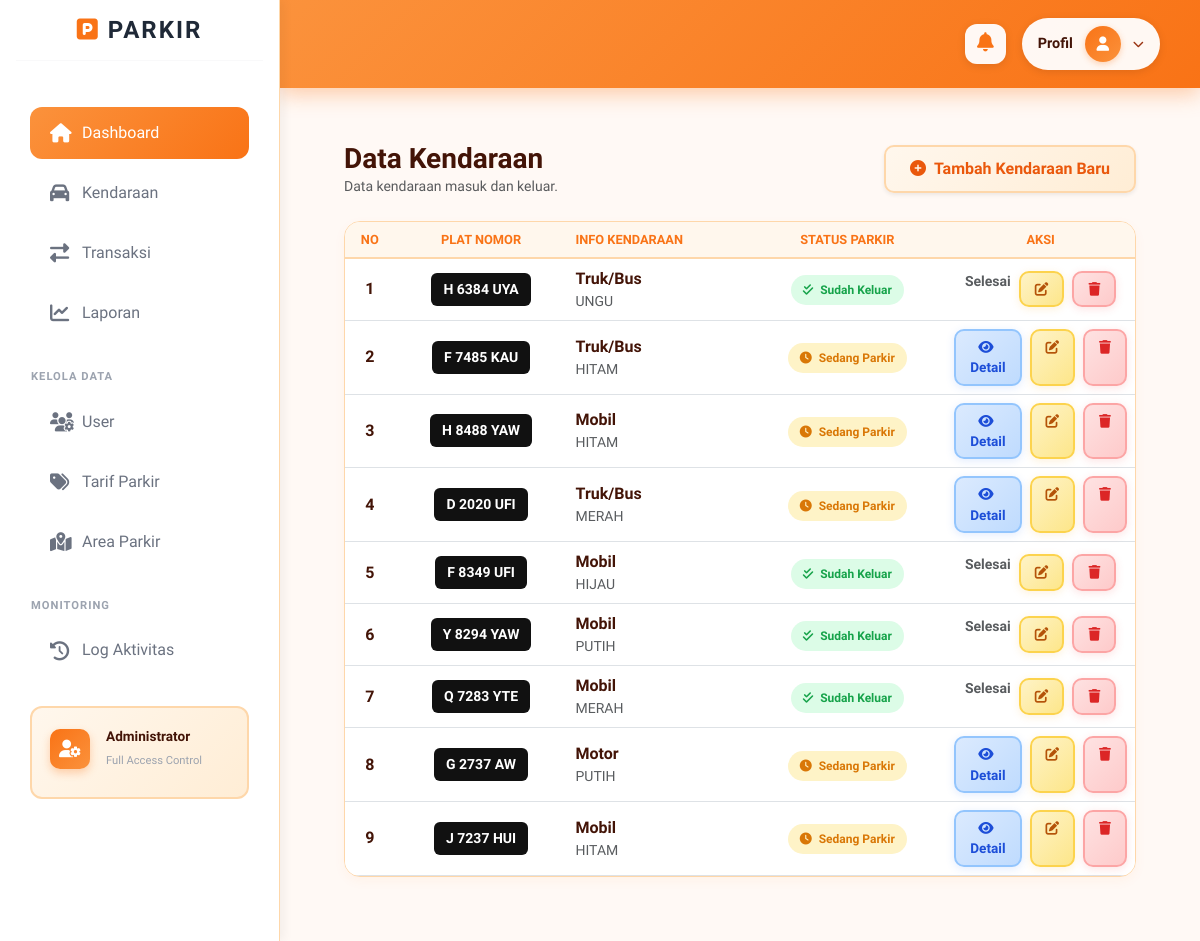
The app's page / (signed in), older data.
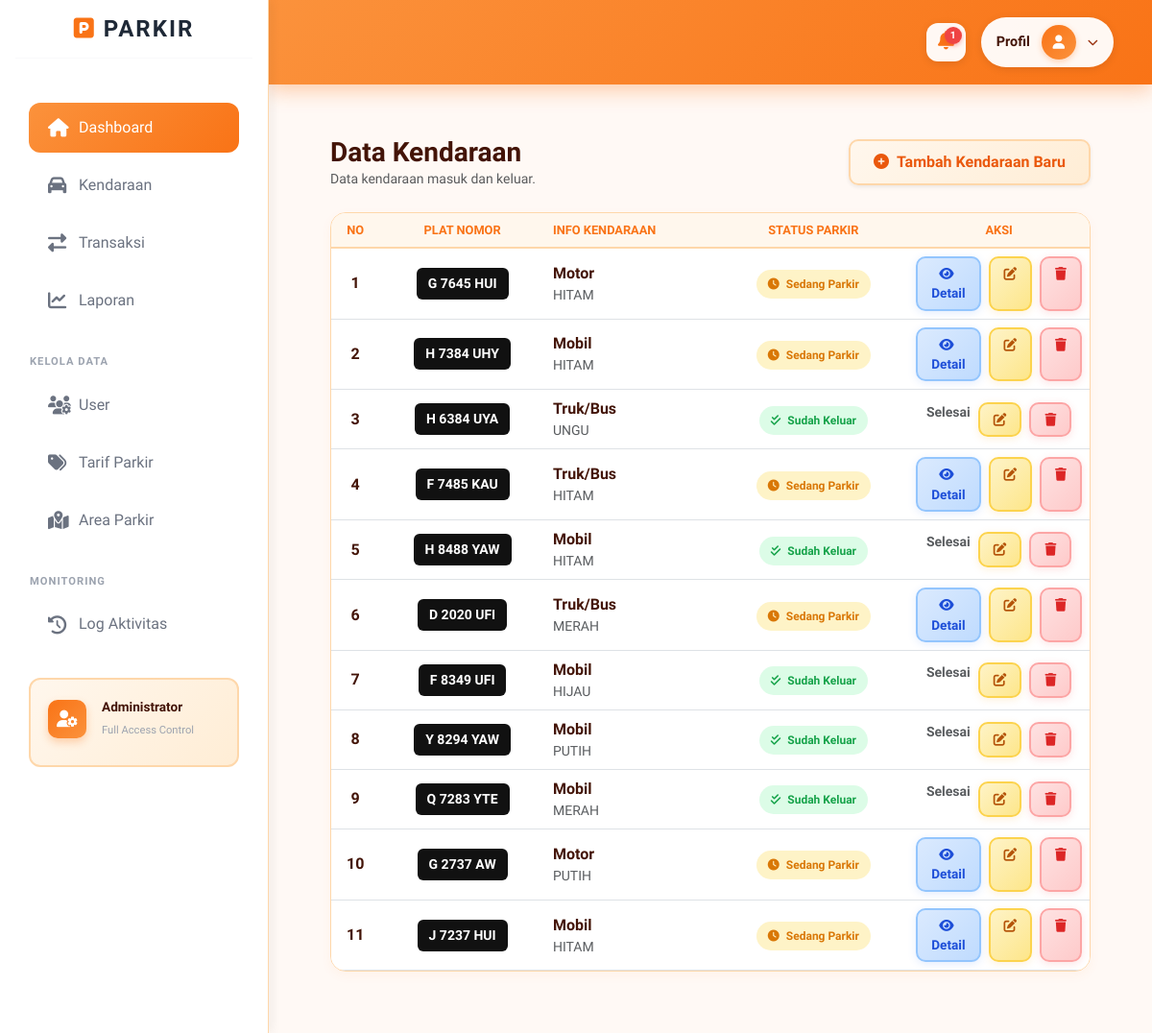
The same page, newer data.
### tables this page shows
CREATE TABLE `tb_kendaraan` (
  `id_kendaraan` int NOT NULL,
  `plat_nomor` varchar(20) NOT NULL,
  `jenis_kendaraan` varchar(50) NOT NULL,
  `warna` varchar(50) DEFAULT NULL,
  `pemilik` varchar(100) DEFAULT NULL,
  `id_user` int DEFAULT NULL
);

### controllers/KendaraanController.php (called while the page is built, shortened)
<?php
class KendaraanController {
    public function index(){
        $model = new KendaraanModel();
        $data = $model->all();
        include "views/kendaraan/list.php";
    }
}

### config/database.php (called while the page is built)
<?php
class Database {
    public static function connect() {
        return new PDO("mysql:host=localhost;dbname=db_parkir;charset=utf8","root","");
    }
}

### models/KendaraanModel.php (called while the page is built, shortened)
<?php
class KendaraanModel {
    private $db;
    function __construct(){
        $this->db = Database::connect();
    }
    function all() {
        $sql = "SELECT k.*, t.status as status_terakhir
                FROM tb_kendaraan k
                LEFT JOIN (
                    SELECT t1.id_kendaraan, t1.status
                    FROM tb_transaksi t1
                    WHERE t1.waktu_masuk = (
                        SELECT MAX(waktu_masuk)
                        FROM tb_transaksi t2
                        WHERE t2.id_kendaraan = t1.id_kendaraan
                    )
                ) t ON k.id_kendaraan = t.id_kendaraan
                ORDER BY k.id_kendaraan DESC";
        return $this->db->query($sql)->fetchAll(PDO::FETCH_ASSOC);
    }
}

### views/kendaraan/list.php (the view, shortened to what the rows shown need)
<?php include "views/layout/header.php"; ?>
<link rel="stylesheet" href="assets/css/halaman.css">
<div class="container-fluid py-4 px-4">
    <div class="card card-custom overflow-hidden">
        <div class="table-responsive">
            <table class="table table-hover align-middle mb-0">
                <thead>
                    <tr>
                        <th class="text-center">No</th>
                        <th class="text-center">Plat Nomor</th>
                        <th class="text-start">Info Kendaraan</th>
                        <th class="text-center">Status Parkir</th>
                        <?php if($_SESSION['user']['role'] == 'admin'): ?>
                            <th width="15%" class="text-center">Aksi</th>
                        <?php endif; ?>
                    </tr>
                </thead>
                <tbody>
                    <?php if (!empty($data)): ?>
                        <?php $no = 1; foreach($data as $d): ?>
                            <tr>
                                <td class="text-center fw-bold" style="color: var(--text-main);"><?= $no++ ?></td>
                                <td class="text-center align-middle">
                                    <span class="plat-nomor">
                                        <?= strtoupper(htmlspecialchars($d['plat_nomor'])) ?>
                                    </span>
                                </td>
                                <td class="text-start">
                                    <div class="d-flex flex-column">
                                        <span class="fw-bold" style="color: var(--text-main);"><?= htmlspecialchars($d['jenis_kendaraan']) ?></span>
                                        <small class="text-muted text-uppercase"><?= htmlspecialchars($d['warna']) ?></small>
                                    </div>
                                </td>
                                <td class="text-center">
                                    <?php
                                    $status = $d['status_terakhir'] ?? '';
                                    if ($status == 'masuk'): ?>
                                        <span class="badge-parkir status-proses">
                                            <i class="fas fa-clock me-1"></i> Sedang Parkir
                                        </span>
                                    <?php elseif ($status == 'keluar'): ?>
                                        <span class="badge-parkir status-selesai">
                                            <i class="fas fa-check-double me-1"></i> Sudah Keluar
                                        </span>
                                    <?php else: ?>
                                        <span class="badge-parkir" style="background: #f1f5f9; color: #64748b; border: 1px solid #e2e8f0;">
                                            <i class="fas fa-check-circle me-1"></i> Tersedia
                                        </span>
                                    <?php endif; ?>
                                </td>
                                <?php if($_SESSION['user']['role'] == 'admin'): ?>
                                <td class="text-center">
                                    <div class="d-flex justify-content-center gap-2">
                                            <?php if (empty($status)): ?>
                                                <a href="index.php?c=Transaksi&m=masuk&id=<?= $d['id_kendaraan'] ?>"
                                                   class="btn btn-masuk-soft btn-sm">
                                                    <i class="fas fa-sign-in-alt me-1"></i> Masuk
                                                </a>
                                            <?php elseif ($status == 'masuk'): ?>
                                                <a href="index.php?c=Transaksi&m=index"
                                                   class="btn btn-detail-soft btn-sm">
                                                    <i class="fas fa-eye me-1"></i> Detail
                                                </a>
                                            <?php else: ?>
                                                <span class="text-muted small fw-bold">Selesai</span>
                                            <?php endif; ?>
                                            <a href="index.php?c=Kendaraan&m=edit&id=<?= $d['id_kendaraan'] ?>"
                                               class="btn btn-edit-soft btn-sm">
                                                <i class="fas fa-edit"></i>
                                            </a>
                                            <a href="index.php?c=Kendaraan&m=delete&id=<?= $d['id_kendaraan'] ?>"
                                               onclick="return confirm('Yakin hapus kendaraan ini?')"
                                               class="btn btn-delete-soft btn-sm">
                                                <i class="fas fa-trash"></i>
                                            </a>
                                        </div>
                                    <?php endif; ?>
                                </td>
                            </tr>
                        <?php endforeach; ?>
                    <?php else: ?>
                        <tr>
                            <td colspan="<?= ($_SESSION['user']['role'] == 'admin') ? '5' : '4' ?>" class="text-center py-5 text-muted">Belum ada data kendaraan terdaftar.</td>
                        </tr>
                    <?php endif; ?>
                </tbody>
            </table>
        </div>
    </div>
</div>
<?php include "views/layout/footer.php"; ?>

Row changes from the older to the newer data that the page shows:
added tb_kendaraan: plat_nomor "G 7645 HUI", jenis_kendaraan "Motor", warna "HITAM", shows "Sedang Parkir", shows "Detail"
added tb_kendaraan: plat_nomor "H 7384 UHY", jenis_kendaraan "Mobil", warna "HITAM", shows "Sedang Parkir", shows "Detail"
computed for tb_kendaraan "H 8488 YAW": text "Sedang Parkir Detail" → "Sudah Keluar Selesai"
Text that changed along with them:
$jumlah_keluar: (not shown) → "1"
